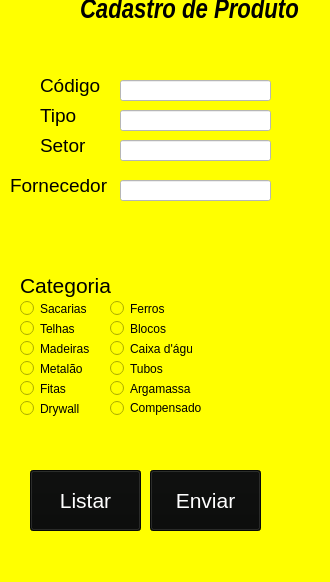
<?xml version="1.0" encoding="UTF-8"?>
<ui version="4.0">
 <class>MainWindow</class>
 <widget class="QMainWindow" name="MainWindow">
  <property name="geometry">
   <rect>
    <x>0</x>
    <y>0</y>
    <width>330</width>
    <height>582</height>
   </rect>
  </property>
  <property name="windowTitle">
   <string>MainWindow</string>
  </property>
  <property name="styleSheet">
   <string notr="true">background-color: rgb(255, 255, 0);</string>
  </property>
  <widget class="QWidget" name="centralwidget">
   <widget class="QLabel" name="label">
    <property name="geometry">
     <rect>
      <x>80</x>
      <y>0</y>
      <width>261</width>
      <height>21</height>
     </rect>
    </property>
    <property name="font">
     <font>
      <family>Arial Narrow</family>
      <pointsize>20</pointsize>
      <weight>75</weight>
      <italic>true</italic>
      <bold>true</bold>
     </font>
    </property>
    <property name="text">
     <string>Cadastro de Produto</string>
    </property>
   </widget>
   <widget class="QLabel" name="label_2">
    <property name="geometry">
     <rect>
      <x>40</x>
      <y>70</y>
      <width>71</width>
      <height>31</height>
     </rect>
    </property>
    <property name="font">
     <font>
      <pointsize>14</pointsize>
     </font>
    </property>
    <property name="text">
     <string>Código</string>
    </property>
   </widget>
   <widget class="QLabel" name="label_3">
    <property name="geometry">
     <rect>
      <x>40</x>
      <y>100</y>
      <width>61</width>
      <height>31</height>
     </rect>
    </property>
    <property name="font">
     <font>
      <pointsize>14</pointsize>
     </font>
    </property>
    <property name="text">
     <string>Tipo</string>
    </property>
   </widget>
   <widget class="QLabel" name="label_4">
    <property name="geometry">
     <rect>
      <x>40</x>
      <y>130</y>
      <width>61</width>
      <height>31</height>
     </rect>
    </property>
    <property name="font">
     <font>
      <pointsize>14</pointsize>
     </font>
    </property>
    <property name="text">
     <string>Setor</string>
    </property>
   </widget>
   <widget class="QLineEdit" name="lineEdit">
    <property name="geometry">
     <rect>
      <x>120</x>
      <y>80</y>
      <width>151</width>
      <height>21</height>
     </rect>
    </property>
    <property name="styleSheet">
     <string notr="true">background-color: rgb(255, 255, 255);</string>
    </property>
   </widget>
   <widget class="QLineEdit" name="lineEdit_5">
    <property name="geometry">
     <rect>
      <x>120</x>
      <y>110</y>
      <width>151</width>
      <height>21</height>
     </rect>
    </property>
    <property name="styleSheet">
     <string notr="true">background-color: rgb(255, 255, 255);</string>
    </property>
   </widget>
   <widget class="QLineEdit" name="lineEdit_6">
    <property name="geometry">
     <rect>
      <x>120</x>
      <y>140</y>
      <width>151</width>
      <height>21</height>
     </rect>
    </property>
    <property name="styleSheet">
     <string notr="true">background-color: rgb(255, 255, 255);</string>
    </property>
   </widget>
   <widget class="QRadioButton" name="radioButton">
    <property name="geometry">
     <rect>
      <x>20</x>
      <y>300</y>
      <width>82</width>
      <height>17</height>
     </rect>
    </property>
    <property name="text">
     <string>Sacarias</string>
    </property>
   </widget>
   <widget class="QRadioButton" name="radioButton_2">
    <property name="geometry">
     <rect>
      <x>20</x>
      <y>320</y>
      <width>82</width>
      <height>17</height>
     </rect>
    </property>
    <property name="text">
     <string>Telhas</string>
    </property>
   </widget>
   <widget class="QRadioButton" name="radioButton_3">
    <property name="geometry">
     <rect>
      <x>20</x>
      <y>340</y>
      <width>82</width>
      <height>17</height>
     </rect>
    </property>
    <property name="text">
     <string>Madeiras</string>
    </property>
   </widget>
   <widget class="QLabel" name="label_6">
    <property name="geometry">
     <rect>
      <x>20</x>
      <y>270</y>
      <width>101</width>
      <height>31</height>
     </rect>
    </property>
    <property name="font">
     <font>
      <pointsize>16</pointsize>
     </font>
    </property>
    <property name="text">
     <string>Categoria</string>
    </property>
   </widget>
   <widget class="QPushButton" name="pushButton">
    <property name="geometry">
     <rect>
      <x>150</x>
      <y>470</y>
      <width>111</width>
      <height>61</height>
     </rect>
    </property>
    <property name="font">
     <font>
      <pointsize>16</pointsize>
     </font>
    </property>
    <property name="styleSheet">
     <string notr="true">background-color: rgb(10, 11, 10);
color: rgb(255, 255, 255);</string>
    </property>
    <property name="text">
     <string>Enviar</string>
    </property>
   </widget>
   <widget class="QPushButton" name="pushButton_2">
    <property name="geometry">
     <rect>
      <x>30</x>
      <y>470</y>
      <width>111</width>
      <height>61</height>
     </rect>
    </property>
    <property name="font">
     <font>
      <pointsize>16</pointsize>
      <weight>50</weight>
      <bold>false</bold>
     </font>
    </property>
    <property name="styleSheet">
     <string notr="true">
background-color: rgb(10, 11, 10);
color: rgb(255, 255, 255);</string>
    </property>
    <property name="text">
     <string>Listar</string>
    </property>
   </widget>
   <widget class="QLabel" name="label_5">
    <property name="geometry">
     <rect>
      <x>10</x>
      <y>170</y>
      <width>121</width>
      <height>31</height>
     </rect>
    </property>
    <property name="font">
     <font>
      <pointsize>14</pointsize>
     </font>
    </property>
    <property name="text">
     <string>Fornecedor</string>
    </property>
   </widget>
   <widget class="QLineEdit" name="lineEdit_7">
    <property name="geometry">
     <rect>
      <x>120</x>
      <y>180</y>
      <width>151</width>
      <height>21</height>
     </rect>
    </property>
    <property name="styleSheet">
     <string notr="true">background-color: rgb(255, 255, 255);</string>
    </property>
   </widget>
   <widget class="QRadioButton" name="radioButton_4">
    <property name="geometry">
     <rect>
      <x>20</x>
      <y>360</y>
      <width>82</width>
      <height>17</height>
     </rect>
    </property>
    <property name="text">
     <string>Metalão</string>
    </property>
   </widget>
   <widget class="QRadioButton" name="radioButton_5">
    <property name="geometry">
     <rect>
      <x>20</x>
      <y>380</y>
      <width>82</width>
      <height>17</height>
     </rect>
    </property>
    <property name="text">
     <string>Fitas</string>
    </property>
   </widget>
   <widget class="QRadioButton" name="radioButton_6">
    <property name="geometry">
     <rect>
      <x>20</x>
      <y>400</y>
      <width>82</width>
      <height>17</height>
     </rect>
    </property>
    <property name="text">
     <string>Drywall</string>
    </property>
   </widget>
   <widget class="QRadioButton" name="radioButton_7">
    <property name="geometry">
     <rect>
      <x>110</x>
      <y>400</y>
      <width>91</width>
      <height>16</height>
     </rect>
    </property>
    <property name="text">
     <string>Compensados</string>
    </property>
   </widget>
   <widget class="QRadioButton" name="radioButton_8">
    <property name="geometry">
     <rect>
      <x>110</x>
      <y>300</y>
      <width>82</width>
      <height>17</height>
     </rect>
    </property>
    <property name="text">
     <string>Ferros</string>
    </property>
   </widget>
   <widget class="QRadioButton" name="radioButton_9">
    <property name="geometry">
     <rect>
      <x>110</x>
      <y>320</y>
      <width>82</width>
      <height>17</height>
     </rect>
    </property>
    <property name="text">
     <string>Blocos</string>
    </property>
   </widget>
   <widget class="QRadioButton" name="radioButton_10">
    <property name="geometry">
     <rect>
      <x>110</x>
      <y>340</y>
      <width>82</width>
      <height>17</height>
     </rect>
    </property>
    <property name="text">
     <string>Caixa d'água</string>
    </property>
   </widget>
   <widget class="QRadioButton" name="radioButton_11">
    <property name="geometry">
     <rect>
      <x>110</x>
      <y>360</y>
      <width>82</width>
      <height>17</height>
     </rect>
    </property>
    <property name="text">
     <string>Tubos</string>
    </property>
   </widget>
   <widget class="QRadioButton" name="radioButton_12">
    <property name="geometry">
     <rect>
      <x>110</x>
      <y>380</y>
      <width>82</width>
      <height>17</height>
     </rect>
    </property>
    <property name="text">
     <string>Argamassa</string>
    </property>
   </widget>
  </widget>
  <widget class="QStatusBar" name="statusbar"/>
 </widget>
 <resources/>
 <connections/>
</ui>
